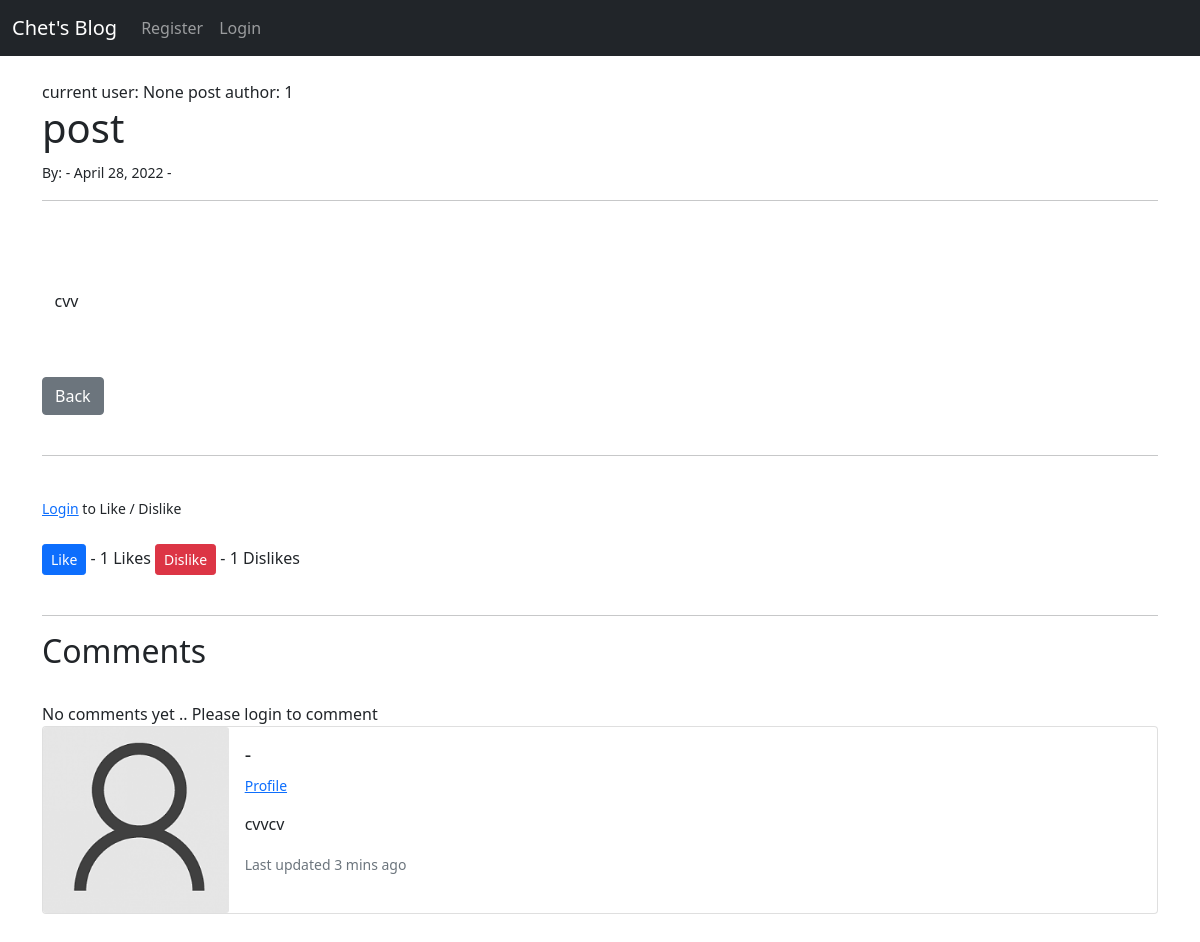
The app's page /article/1 with its own data.
### theblog/models.py (models this page shows, shortened)
class Post(models.Model):
	title = models.CharField(max_length=255)
	header_image = models.ImageField(null=True, blank=True, upload_to='images/')
	title_tag = models.CharField(max_length=255)
	author = models.ForeignKey(User, on_delete=models.CASCADE)
	body = RichTextField(blank=True, null=True)
	post_date = models.DateField(auto_now_add=True)
	category = models.CharField(max_length=255, default='coding')
	snippet = models.CharField(max_length=255)
	likes = models.ManyToManyField(User, related_name='blog_posts')
	dislikes = models.ManyToManyField(User, related_name='dislike_blog_posts')
	def total_likes(self):
		return self.likes.count()
	def total_dislikes(self):
		return self.dislikes.count()

class Profile(models.Model):
	user = models.OneToOneField(User, null=True, on_delete=models.CASCADE)
	bio = models.TextField()
	profile_pic = models.ImageField(null=True, blank=True, upload_to='images/profile/')
	website_url = models.CharField(max_length=255, null=True, blank=True)
	facebook_url = models.CharField(max_length=255, null=True, blank=True)
	twitter_url = models.CharField(max_length=255, null=True, blank=True)
	instagram_url = models.CharField(max_length=255, null=True, blank=True)
	pinterest_url = models.CharField(max_length=255, null=True, blank=True)

### theblog/views.py (the view)
# urls.py: path('article/<int:pk>', ArticleDetailView.as_view(), name='article-detail'),
class ArticleDetailView(DetailView):
	model = Post
	template_name = 'article_details.html'
	def get_context_data(self, *args, **kwargs):
		context = super(ArticleDetailView, self).get_context_data(*args, **kwargs)
		stuff = get_object_or_404(Post, id=self.kwargs['pk'])
		total_likes = stuff.total_likes()
		total_dislikes = stuff.total_dislikes()                                            # ADDED ... DISLIKES !!!!
		liked = False
		if stuff.likes.filter(id=self.request.user.id).exists():
			liked = True
		disliked = False                                                                      # ADDED .. basically copying the same format as liked
		if stuff.dislikes.filter(id=self.request.user.id).exists():
			disliked = True
		context['liked'] = liked
		context['total_likes'] = total_likes
		context['total_dislikes'] = total_dislikes                                          # ADDED
		return context

### theblog/templates/article_details.html (shortened to what this page needs)
{% extends 'base.html' %}
{% load static %}
{% block content %}
	current user: {{ user.id }}
	post author: {{ post.author.id }}
	<h1>{{ post.title }}</h1>
	<small>By:
		{{ post.author.last_name }} -
		{{ post.post_date }} -
	</small><br/>
	<hr>
	<br/>
	<br/><br/>
	{{ post.body|safe }}
	<br/><br/>
	<a href="{% url 'home' %}" class="btn btn-secondary">Back</a>
	<br/><br/>
	<hr>
	<br/>
	{% if user.is_authenticated %}
		<form action="{% url 'like_post' post.pk %}" method="POST">
			{% csrf_token %}
			<button type="submit", name="post_id", value="{{ post.id }}", class="btn btn-primary btn-sm">Like</button> - {{ total_likes }} Likes
		</form>
		<form action="{% url 'dislike_post' post.pk %}" method="POST">
			{% csrf_token %}
			<button type="submit", name="post_id", value="{{ post.id }}", class="btn btn-danger btn-sm">Dislike</button> - {{ total_dislikes }} Dislikes
		</form>
	{% else %}
		<small>
			<a href="{% url 'login' %}">Login</a> to Like / Dislike
		</small>
		<br/><br/>
		<button class="btn btn-primary btn-sm" onclick="">Like</button> - {{ total_likes }} Likes
		<button class="btn btn-danger btn-sm">Dislike</button> - {{ total_dislikes }} Dislikes
	{% endif %}
	<br/>
	<br/>
	<hr>
	<h2>Comments</h2>
	<br/>
	{% if not post.comments.all %}
		No comments yet ..
		{% if user.is_authenticated %}
			<a href="{% url 'add_comment' post.pk %}">Add Comment</a>
		{% else %}
			Please login to comment
		{% endif %}
	{% endif %}
	<br/>
	<div class="card mb-3">
	  <div class="row g-0">
	    <div class="col-md-2">
	{% if post.author.profile.profile_pic %}
	     <img src="{{ post.author.profile.profile_pic.url }}" class="card-img">
	{% else %}
		<img src="{% static 'theblog/images/default_pic.jpg' %}" class="card-img">
	{% endif %}
	    </div>
	    <div class="col-md-10">
	      <div class="card-body">
	        <h5 class="card-title">{{ post.author.first_name }} {{ post.author.last_name }} -</h5>
	        <p class="small text-muted">
	        	<a href="{% url 'show_profile_page' post.author.profile.pk %}">Profile</a>
	        </p>
	        <p class="card-text">{{ post.author.profile.bio }}</p>
	        <p class="card-text"><small class="text-muted">Last updated 3 mins ago</small></p>
	      </div>
	    </div>
	  </div>
	</div>
	<br>
	<br>
	<br>
{% endblock %}

### records on screen
Post: author.id "1", title "post", post_date "April 28, 2022", body "cvv", author.profile.bio "cvvcv"

### other values on screen
{{ user.id }} "None"
{{ total_likes }} "1"
{{ total_dislikes }} "1"
